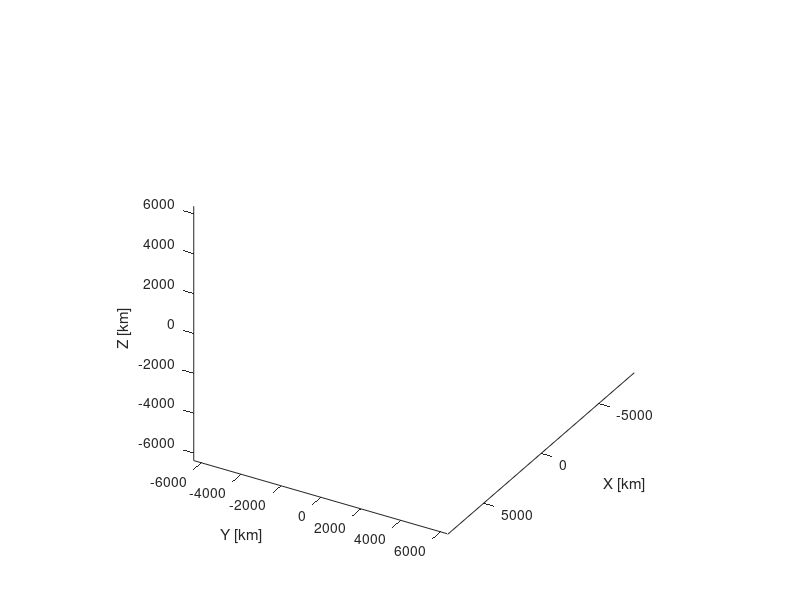

MATLAB code for this plot: (Note: this script raises an error after producing the figure.)
function Earth3d(Rt, fg)
% Earth3d: Creates a 3D plot of Earth with a texture-mapped surface.
%
% This function plots a 3D model of Earth, optionally allowing you to set 
% the Earth's radius and figure background color.
%
% PROTOTYPE:
% Earth3d(Rt, fg)
%
% INPUT:
% Rt [1]        - Earth's radius in kilometers (default is 6378 km) [km]
% fg [1x1]      - Figure handle (optional) to set the figure background color
%
% OUTPUT:
% A 3D plot of Earth with a texture-mapped surface and customizable background.
%
% CONTRIBUTORS:
% Francesco Nuzzo
%
% VERSION HISTORY:
% 2024-10-8: First version
%
% -------------------------------------------------------------------------

    % Set default radius if not provided
    if nargin == 0
        Rt = 6378;  % Default Earth's radius in kilometers
    end
    
    % Specify the image used for the texture map of Earth
    Earth_image = "8081_earthmap10k.jpg";  % High-resolution Earth texture

    %% Figure Setup
    
    % Choose the color of the figure background
    background_plot = 'k';  % Set the background to black
    
    % Create the figure or set the background color if a figure handle is provided
    fg.Color = background_plot;  % Set the figure background color
    hold("on");  % Hold the current plot for adding more elements
    
    % Set the axes to equal scale to avoid distortion of Earth's shape
    axis("equal");
    
    % Label the axes for reference
    xlabel('X [km]');
    ylabel('Y [km]');
    zlabel('Z [km]');
    
    % Set the initial view angle for the 3D plot (azimuth, elevation)
    view(120, 30);

    %% Create Earth Surface as a Wireframe Sphere
    
    % Define the number of panels for the sphere's surface resolution
    npanels = 100;  % More panels = smoother sphere surface
    
    % Create a 3D mesh grid for the ellipsoid (Earth) centered at (0,0,0)
    [x, y, z] = ellipsoid(0, 0, 0, Rt, Rt, Rt, npanels);
    
    % Create a 3D plot of the Earth as a surface (initially wireframe, no color)
    globe = surf(x, y, -z, 'FaceColor', 'none', 'EdgeColor', 'none');
    
    %% Apply Texture Map to the Globe
    
    % Load the image used as texture map for Earth's surface
    cdata = imread(Earth_image);
    
    % Set transparency level for the globe (1 = opaque, 0 = fully transparent)
    alpha = 1;
    
    % Apply the texture map to the surface using 'FaceColor' set to 'texturemap'
    % The 'CData' property is used to apply the image as the surface texture
    set(globe, 'FaceColor', 'texturemap', 'CData', cdata, 'FaceAlpha', alpha, 'EdgeColor', 'none');
    
    %% Set the Grid and Background Colors
    
    % Set the axes grid color to white and increase grid line width
    ax = gca;  % Get the current axes handle
    set(ax, 'GridColor', [1, 1, 1], 'GridLineWidth', 2);  % White grid lines
    
    % Set the axes background color to black for better contrast
    set(ax, 'Color', 'k');
end
